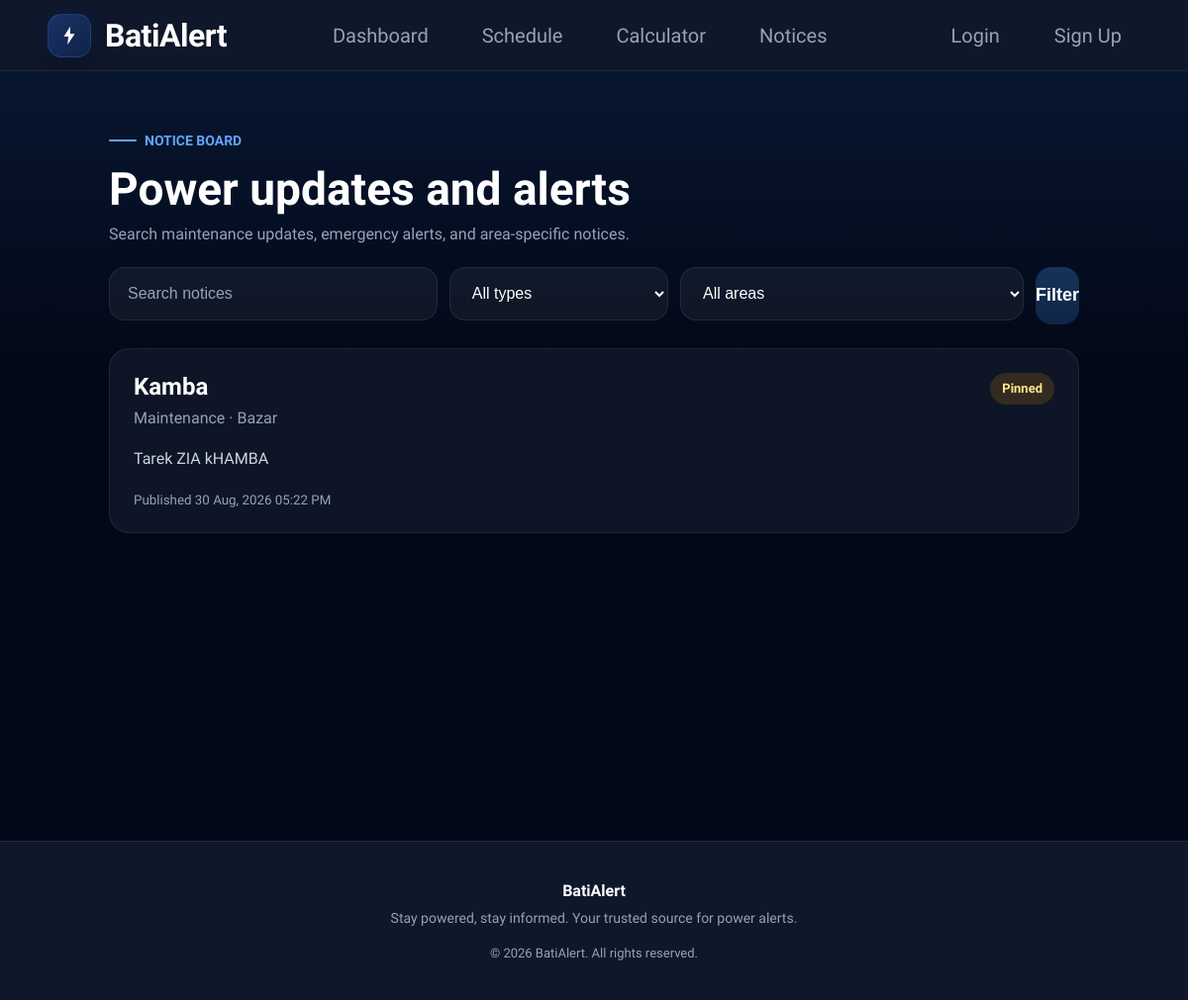
Before: /notice/ with the older database file.
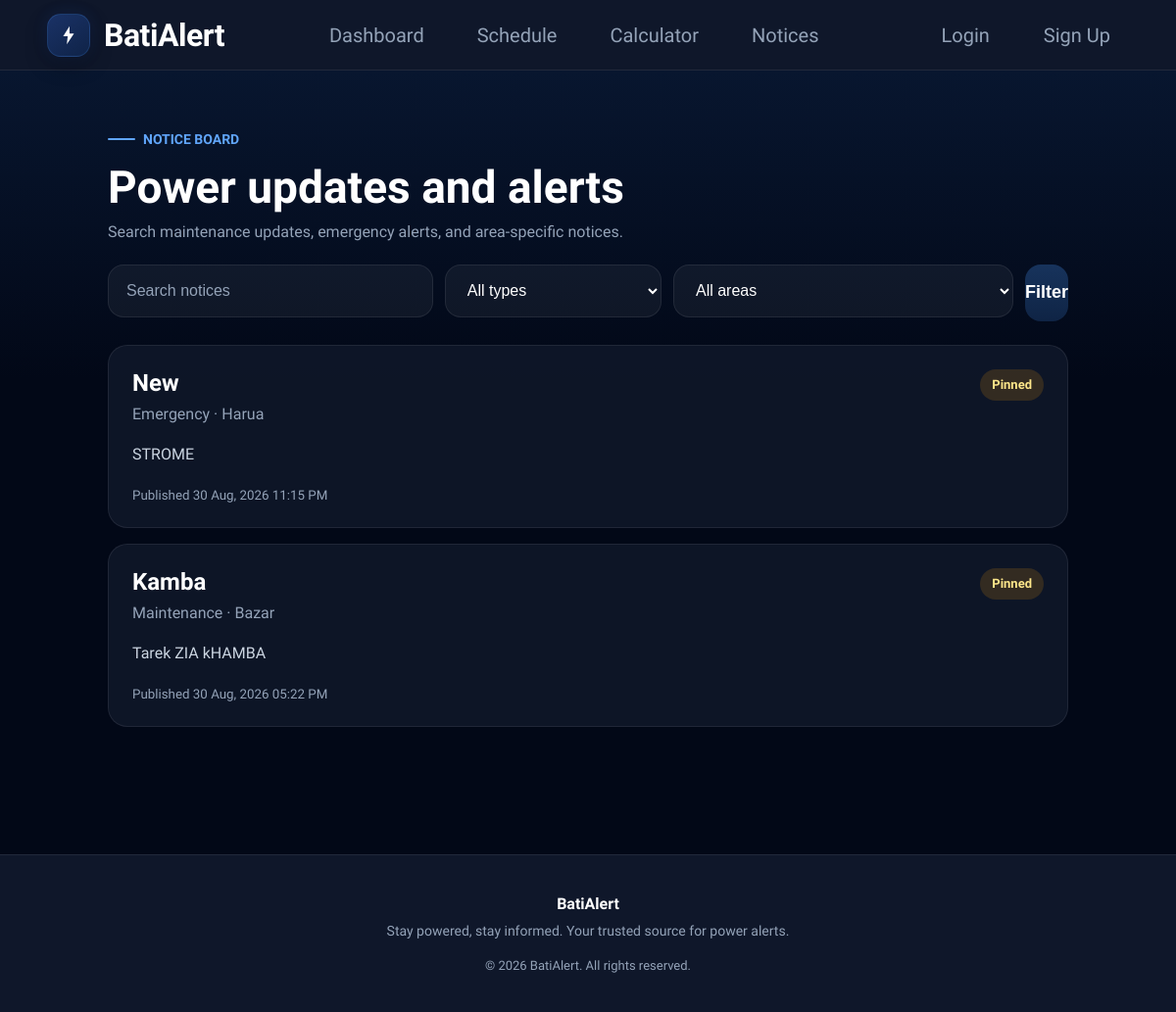
After: the same page with the newer database file.
### core/models.py (models this page shows, shortened)
class Notice(models.Model):
    NOTICE_TYPES = [
        ('Emergency', 'Emergency'),
        ('Maintenance', 'Maintenance'),
        ('General', 'General'),
    ]
    area = models.ForeignKey(
        Area,
        on_delete=models.SET_NULL,
        null=True,
        blank=True
    )
    title = models.CharField(
        max_length=200
    )
    message = models.TextField()
    notice_type = models.CharField(
        max_length=50,
        choices=NOTICE_TYPES
    )
    created_at = models.DateTimeField(
        auto_now_add=True
    )
    is_pinned = models.BooleanField(
        default=False
    )

class Area(models.Model):
    district = models.CharField(max_length=100)
    upazila = models.CharField(max_length=100)
    area_name = models.CharField(max_length=100)

### core/views.py (the view, shortened to what this page needs)
# urls.py: path('notice/', views.notice_view, name='notices'),path('home/', views.home, name='home'),
def notice_view(request):
    notices = (
        Notice.objects
        .select_related('area')
        .all()
    )
    query = request.GET.get('q', '').strip()
    notice_type = request.GET.get('type', '').strip()
    area_id = request.GET.get('area', '').strip()
    if query:
        notices = notices.filter(
            Q(title__icontains=query) |
            Q(message__icontains=query)
        )
    if notice_type:
        notices = notices.filter(
            notice_type=notice_type
        )
    if area_id:
        notices = notices.filter(
            area_id=area_id
        )
    notices = notices.order_by('-is_pinned', '-created_at')
    notice_list = list(notices)
    unread_ids = set()
    return render(
        request,
        'notice.html',
        {
            'notices': notice_list,
            'unread_ids': unread_ids,
            'notice_types': Notice.NOTICE_TYPES,
            'areas': Area.objects.all().order_by(
                'district',
                'upazila',
                'area_name'
            ),
            'query': query,
            'selected_type': notice_type,
            'selected_area': area_id,
        }
    )

### users/context_processors.py (called while the page is built)
def appliance_context(request):
    return {
        "appliances":
        Appliance.objects.all()
    }

### templates/notice.html (shortened to what this page needs)
{% extends 'base.html' %}
{% block content %}
<section class="notice-section-page">
    <div class="notice-container-page">
        <div class="page-heading-row">
            <div>
                <span class="home-kicker">Notice Board</span>
                <h1>Power updates and alerts</h1>
                <p>Search maintenance updates, emergency alerts, and area-specific notices.</p>
            </div>
        </div>
        <form method="GET" class="notice-filter-bar">
            <input class="form-input" type="search" name="q" value="{{ query }}" placeholder="Search notices">
            <select class="form-input" name="type">
                <option value="">All types</option>
            </select>
            <select class="form-input" name="area">
                <option value="">All areas</option>
            </select>
            <button class="schedule-btn" type="submit">Filter</button>
        </form>
        <div class="notice-list-page">
            {% for notice in notices %}
            <article class="notice-card-page {% if notice.id in unread_ids %}unread{% endif %}">
                <div class="notice-card-top">
                    <div>
                        <h2>{{ notice.title }}</h2>
                        <span>{{ notice.notice_type }}{% if notice.area %} · {{ notice.area.area_name }}{% endif %}</span>
                    </div>
                    <div class="notice-badges">
                        {% if notice.is_pinned %}<span class="notice-badge pinned">Pinned</span>{% endif %}
                    </div>
                </div>
                <p>{{ notice.message }}</p>
                <small>Published {{ notice.created_at|date:"d M, Y h:i A" }}</small>
            </article>
            {% empty %}
            <div class="dashboard-empty">
                <h3>No notices found</h3>
                <p>Try changing your search or filters.</p>
            </div>
            {% endfor %}
        </div>
    </div>
</section>
{% endblock %}

Changed rows visible on the page:
added Notice: title "New", notice_type "Emergency", area.area_name "Harua", is_pinned "Pinned", message "STROME", created_at "30 Aug, 2026 11:15 PM"
